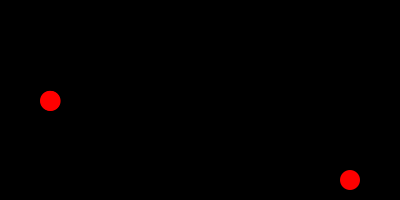
Frame 1 (no input)
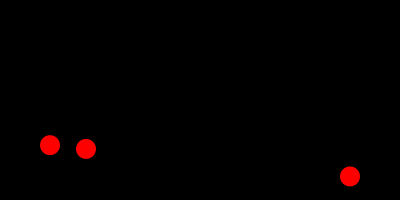
Frame 60 (the mouse pressed at the canvas centre just before this capture)
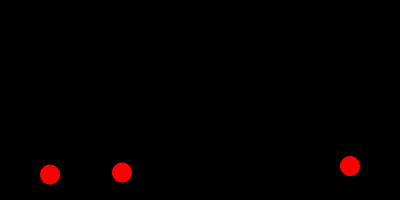
Frame 120 (the mouse held since frame 60 and released just before this capture)

The Processing sketch that drew these frames (run headless with seeded random() and noise(); from frame 60 on, the mouse is pressed at the canvas centre):

// Processing sketch: Ex_2_interpolration_1
// ── Ex_2_interpolration_1.pde
/*
 * 2 色のボールの間で位置と色を補完
 */
PVector left, right;
void setup() {
    size(400, 200);
    noStroke();
    colorMode(HSB);
    left = new PVector(50, 0, color(0, 255, 255));
    right = new PVector(350, 0, color(0, 255, 255));
}

void draw() {
    background(0);
    left.y = map(sin(frameCount/100.), -1, 1, 20, height-20);
    right.y = map(cos(frameCount/200.), -1, 1, 20, height-20);
    // 2 つのボールを描く
    fill((color)left.z);
    ellipse(left.x, left.y, 20, 20);
    fill((color)right.z);
    ellipse(right.x, right.y, 20, 20);
    // 現在の補間点を計算
    float ip = (frameCount % 500) / 500.0;
    if (ip == 0) {
        left.z = color(random(160), 255, 255);
        right.z = color(random(120, 255), 255, 255);
    }
    // 左と右の位置の間を補完
    PVector currentPosition = PVector.lerp(left, right, ip);
    // 左と右の色の間を補完
    fill(lerpColor((color) left.z, (color) right.z, ip));
    // 真ん中のボールを描く
    ellipse(currentPosition.x, currentPosition.y, 20, 20);
}
